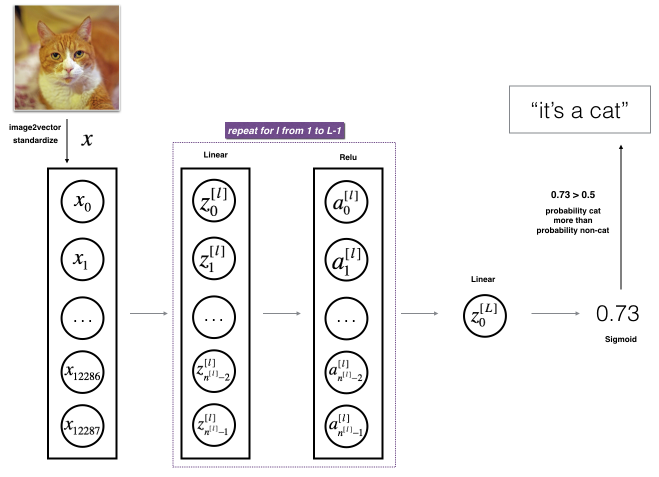
#> input picture anacondacode/tensorflow_environment/old_code/machine_learning/Deep Neural Network Application_ Image Classification/images/LlayerNN_kiank.png, 1318 x 954 px, given as the content of the folder ../dataset/50kshoes_edges, which was not available (shown at 1/2 size)
$ python combine_A_and_B.py
#> lines starting #> are read from the running program, lines starting #| are printed output that depends on the picture
from pdb import set_trace as st
import os
import numpy as np
import cv2
import argparse

parser = argparse.ArgumentParser('create image pairs')
parser.add_argument('--fold_A', dest='fold_A', help='input directory for image A', type=str, default='../dataset/50kshoes_edges')
parser.add_argument('--fold_B', dest='fold_B', help='input directory for image B', type=str, default='../dataset/50kshoes_jpg')
parser.add_argument('--fold_AB', dest='fold_AB', help='output directory', type=str, default='../dataset/test_AB')

# parser.add_argument('--fold_A', dest='fold_A', help='input directory for image A', type=str,
#                     default='../datasets/blurred_sharp/blurred_sharp/blurred')
# parser.add_argument('--fold_B', dest='fold_B', help='input directory for image B', type=str,
#                     default='../datasets/blurred_sharp/blurred_sharp/sharp')
# parser.add_argument('--fold_AB', dest='fold_AB', help='output directory', type=str,
#                     default='../datasets/blurred_sharp/blurred_sharp/test_AB')

parser.add_argument('--num_imgs', dest='num_imgs', help='number of images', type=int, default=1000000)
parser.add_argument('--use_AB', dest='use_AB', help='if true: (0001_A, 0001_B) to (0001_AB)', action='store_true')
args = parser.parse_args()

for arg in vars(args):
    print('[%s] = ' % arg,  getattr(args, arg))

splits = os.listdir(args.fold_A)

for sp in splits:
    img_fold_A = os.path.join(args.fold_A, sp)
    img_fold_B = os.path.join(args.fold_B, sp)

    img_list = os.listdir(img_fold_A)
    # print(img_list)
    if args.use_AB:
        img_list = [img_path for img_path in img_list if '_A.' in img_path]

    num_imgs = min(args.num_imgs, len(img_list))
    print('split = %s, use %d/%d images' % (sp, num_imgs, len(img_list)))
    img_fold_AB = os.path.join(args.fold_AB, sp)
    if not os.path.isdir(img_fold_AB):
        os.makedirs(img_fold_AB)
    print('split = %s, number of images = %d' % (sp, num_imgs))
    for n in range(num_imgs):
        name_A = img_list[n]
        path_A = os.path.join(img_fold_A, name_A)
        if args.use_AB:
            name_B = name_A.replace('_A.', '_B.')
        else:
            name_B = name_A
        path_B = os.path.join(img_fold_B, name_B)
        if os.path.isfile(path_A) and os.path.isfile(path_B):
            name_AB = name_A
            if args.use_AB:
                name_AB = name_AB.replace('_A.', '.')  # remove _A
            path_AB = os.path.join(img_fold_AB, name_AB)
            im_A = cv2.imread(path_A, cv2.IMREAD_COLOR)
#> im_A is the input picture: shape (954, 1318, 3); mean B, G, R 238.6, 239.9, 241.4
            im_B = cv2.imread(path_B, cv2.IMREAD_COLOR)
            im_AB = np.concatenate([im_A, im_B], 1)
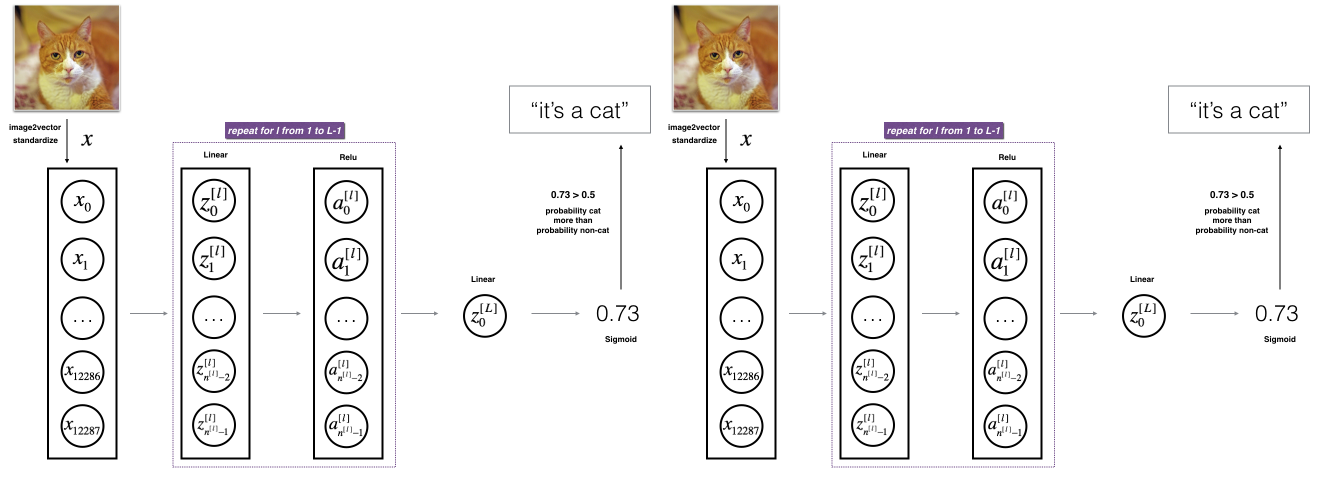
#> im_AB: shape (954, 2636, 3) (shown at 1/2 size); mean B, G, R 238.6, 239.9, 241.4
            cv2.imwrite(path_AB, im_AB)

$ run again, on anacondacode/tensorflow_environment/old_code/machine_learning/Deep Neural Network Application_ Image Classification/images/imvector.png
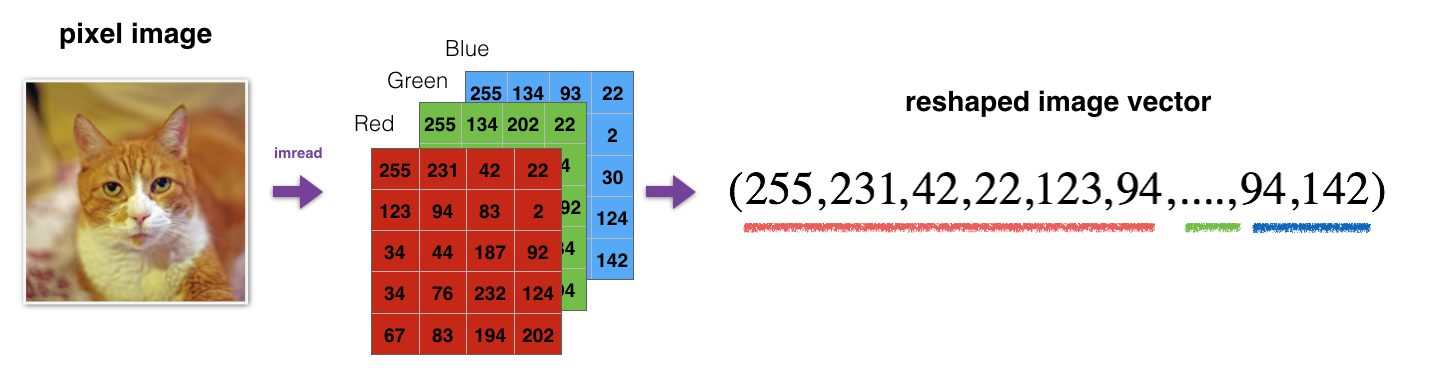
#> input picture anacondacode/tensorflow_environment/old_code/machine_learning/Deep Neural Network Application_ Image Classification/images/imvector.png, 1430 x 368 px, given as the content of the folder ../dataset/50kshoes_edges, which was not available
#> im_A is the input picture: shape (368, 1430, 3); mean B, G, R 210.8, 216.7, 227.8
#> `im_AB = np.concatenate([im_A, im_B], 1)`:
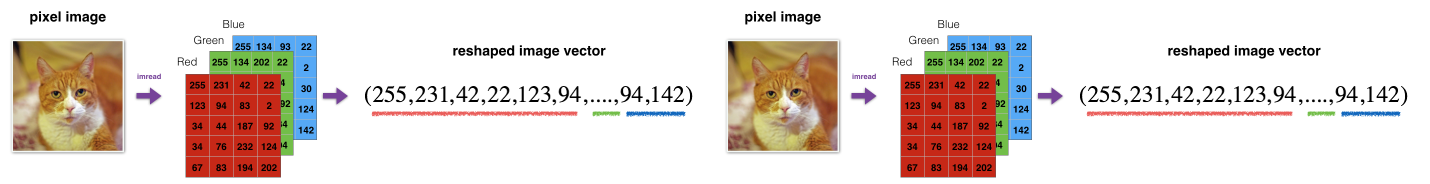
#> im_AB: shape (368, 2860, 3) (shown at 1/2 size); mean B, G, R 210.8, 216.7, 227.8

$ run again, on anacondacode/tensorflow_environment/old_code/machine_learning/Deep Neural Network Application_ Image Classification/images/imvectorkiank.png
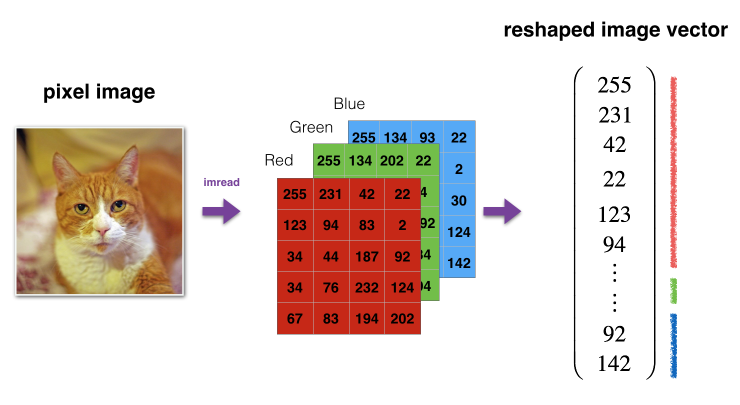
#> input picture anacondacode/tensorflow_environment/old_code/machine_learning/Deep Neural Network Application_ Image Classification/images/imvectorkiank.png, 1480 x 810 px, given as the content of the folder ../dataset/50kshoes_edges, which was not available (shown at 1/2 size)
#> im_A is the input picture: shape (810, 1480, 3); mean B, G, R 211.9, 217.9, 228.9
#> `im_AB = np.concatenate([im_A, im_B], 1)`:
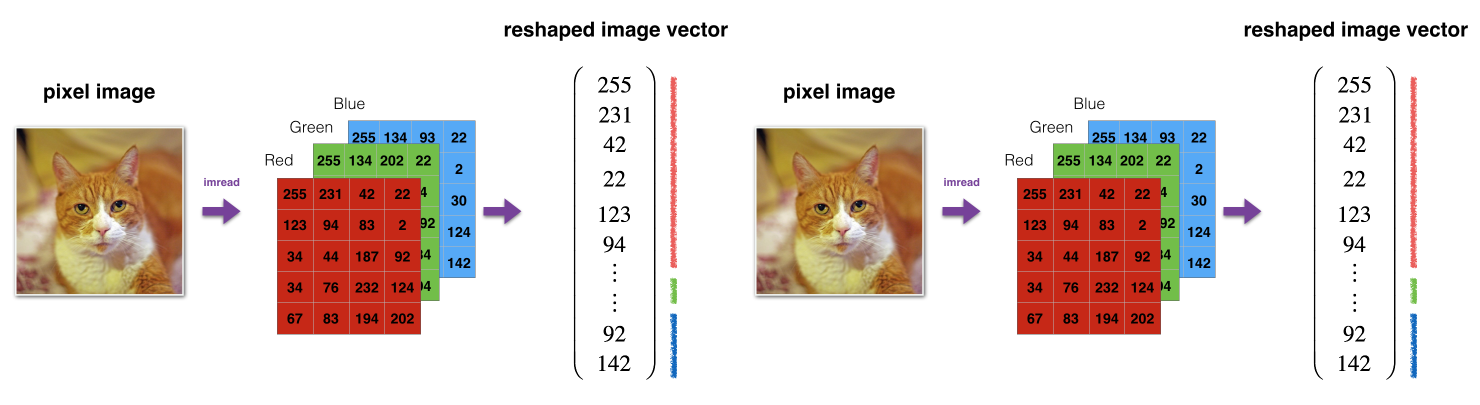
#> im_AB: shape (810, 2960, 3) (shown at 1/2 size); mean B, G, R 211.9, 217.9, 228.9
